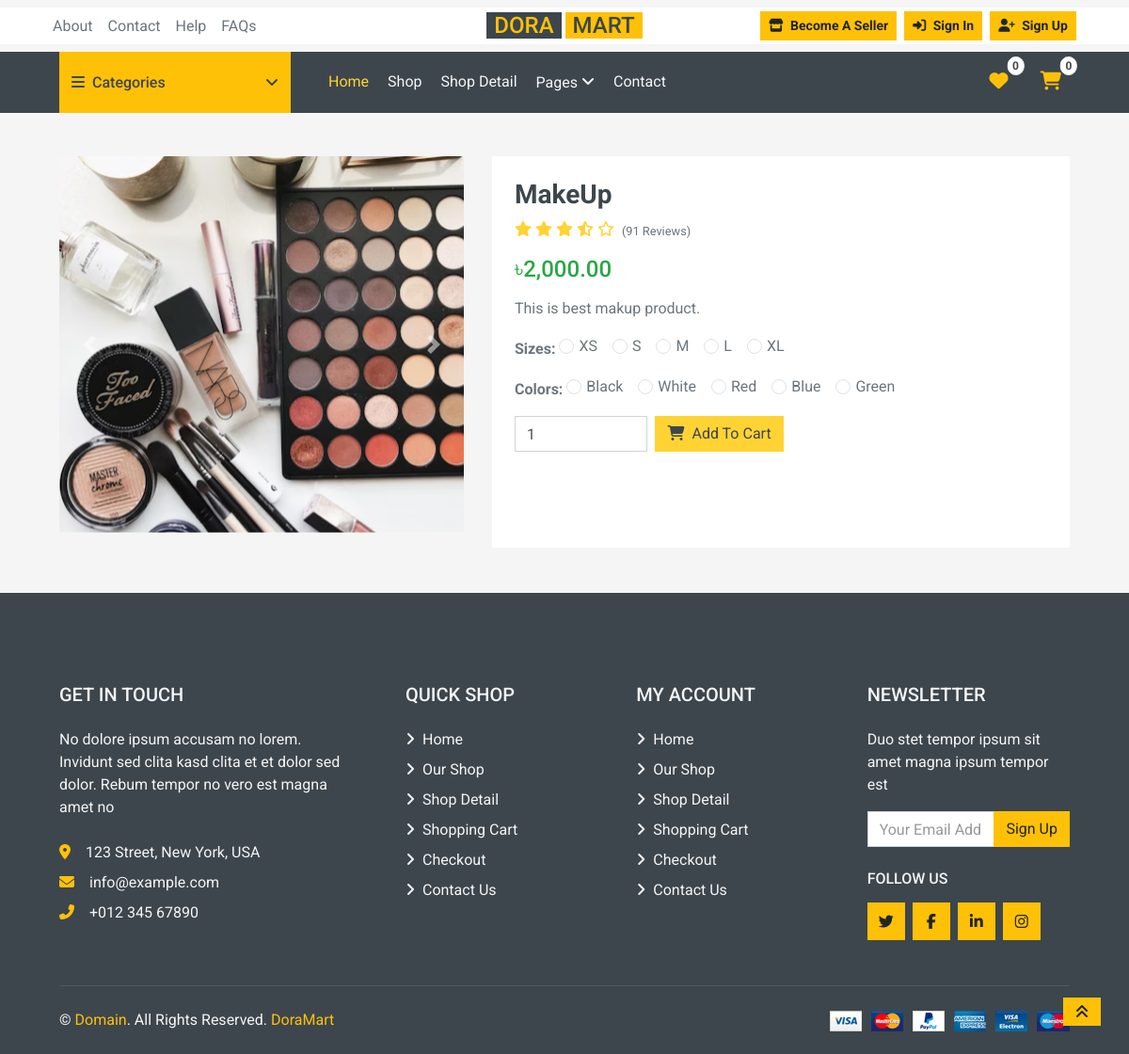
Screenshot of /pages/preview.php?id=13 with the database file from the repository.
### tables this page shows
CREATE TABLE `products` (
  `id` int(11) NOT NULL,
  `user_id` int(11) DEFAULT NULL,
  `name` varchar(255) DEFAULT NULL,
  `images` text DEFAULT NULL,
  `price` decimal(15,2) DEFAULT NULL,
  `old_price` double(15,2) DEFAULT NULL,
  `description` text DEFAULT NULL,
  `category_id` int(11) DEFAULT NULL,
  `sub_category_id` int(11) DEFAULT NULL,
  `created_at` datetime DEFAULT current_timestamp(),
  `updated_at` datetime DEFAULT current_timestamp()
);

### Pages/preview.php (the view, shortened to what this page needs)
<?php
require "../config/db.php";
$is_logged_in = isset($_SESSION['user_id']);
$product_id = isset($_GET['id']) ? intval($_GET['id']) : 0;
$query = "SELECT * FROM products WHERE id = $product_id";
$result = mysqli_query($con, $query);
$product = mysqli_fetch_assoc($result);
$images = !empty($product['images']) ? explode(',', $product['images']) : [];
require "../includes/he.php";
if($is_logged_in){
    require "../includes/topbar_logged.php";
    require "../includes/navbar_logged.php";
} else {
    require "../includes/topbar.php";
    require "../includes/navbar.php";
};
?>
<!DOCTYPE html>
<html lang="en">
<head>
<link rel="stylesheet" href="https://cdnjs.cloudflare.com/ajax/libs/font-awesome/6.5.0/css/all.min.css">
<link rel="stylesheet" href="https://cdn.jsdelivr.net/npm/bootstrap@5.3.3/dist/css/bootstrap.min.css">
<link href="../assets/css/style.css" rel="stylesheet">
</head>
<body>
<div class="container-fluid pt-3">
    <div class="row px-xl-5">
        <div class="col-lg-5 mb-3">
            <div id="product-carousel" class="carousel slide" data-bs-ride="carousel">
                <div class="carousel-inner bg-light">
                    <?php foreach ($images as $index => $img): ?>
                        <div class="carousel-item <?= $index === 0 ? 'active' : '' ?>">
                            <img class="d-block w-100" src="../admin/<?= htmlspecialchars(trim($img)); ?>" alt="Product Image <?= $index+1 ?>" style="height:400px; object-fit:cover;">
                        </div>
                    <?php endforeach; ?>
                </div>
                <button class="carousel-control-prev" type="button" data-bs-target="#product-carousel" data-bs-slide="prev">
                    <span class="carousel-control-prev-icon"></span>
                </button>
                <button class="carousel-control-next" type="button" data-bs-target="#product-carousel" data-bs-slide="next">
                    <span class="carousel-control-next-icon"></span>
                </button>
            </div>
        </div>
        <div class="col-lg-7">
            <div class="bg-light p-4 h-100">
                <h3><?= htmlspecialchars($product['name']); ?></h3>
                <div class="d-flex mb-3">
                    <div class="text-primary me-2">
                        <i class="fas fa-star"></i>
                        <i class="fas fa-star"></i>
                        <i class="fas fa-star"></i>
                        <i class="fas fa-star-half-alt"></i>
                        <i class="far fa-star"></i>
                    </div>
                    <small class="pt-1">(<?= rand(50,200) ?> Reviews)</small>
                </div>
                <h4 class="text-success mb-3">৳<?= number_format($product['price'],2); ?></h4>
                <p><?= htmlspecialchars($product['description']); ?></p>
                <div class="mb-3">
                    <strong>Sizes:</strong>
                    <?php foreach (['XS','S','M','L','XL'] as $size): ?>
                        <div class="form-check form-check-inline">
                            <input class="form-check-input" type="radio" name="size" id="size-<?= $size ?>" value="<?= $size ?>">
                            <label class="form-check-label" for="size-<?= $size ?>"><?= $size ?></label>
                        </div>
                    <?php endforeach; ?>
                </div>
                <div class="mb-3">
                    <strong>Colors:</strong>
                    <?php foreach (['Black','White','Red','Blue','Green'] as $color): ?>
                        <div class="form-check form-check-inline">
                            <input class="form-check-input" type="radio" name="color" id="color-<?= $color ?>" value="<?= $color ?>">
                            <label class="form-check-label" for="color-<?= $color ?>"><?= $color ?></label>
                        </div>
                    <?php endforeach; ?>
                </div>
                <div class="d-flex align-items-center gap-2 mt-3">
                    <input type="number" class="form-control w-25" value="1" min="1">
                    <a href="cart.php?add=<?= $product['id'] ?>" class="btn btn-primary">
                        <i class="fa fa-shopping-cart me-1"></i> Add To Cart
                    </a>
                </div>
            </div>
        </div>
    </div>
</div>
<?php require "../includes/footer.php"; ?>
</body>
</html>

### rows the page displays
products: images (picture), name "MakeUp", price "2,000.00", description "This is best makup product."

### other values shown
$size "XS"
$size "S"
$size "M"
$size "L"
$size "XL"
$color "Black"
$color "White"
$color "Red"
$color "Blue"
$color "Green"
